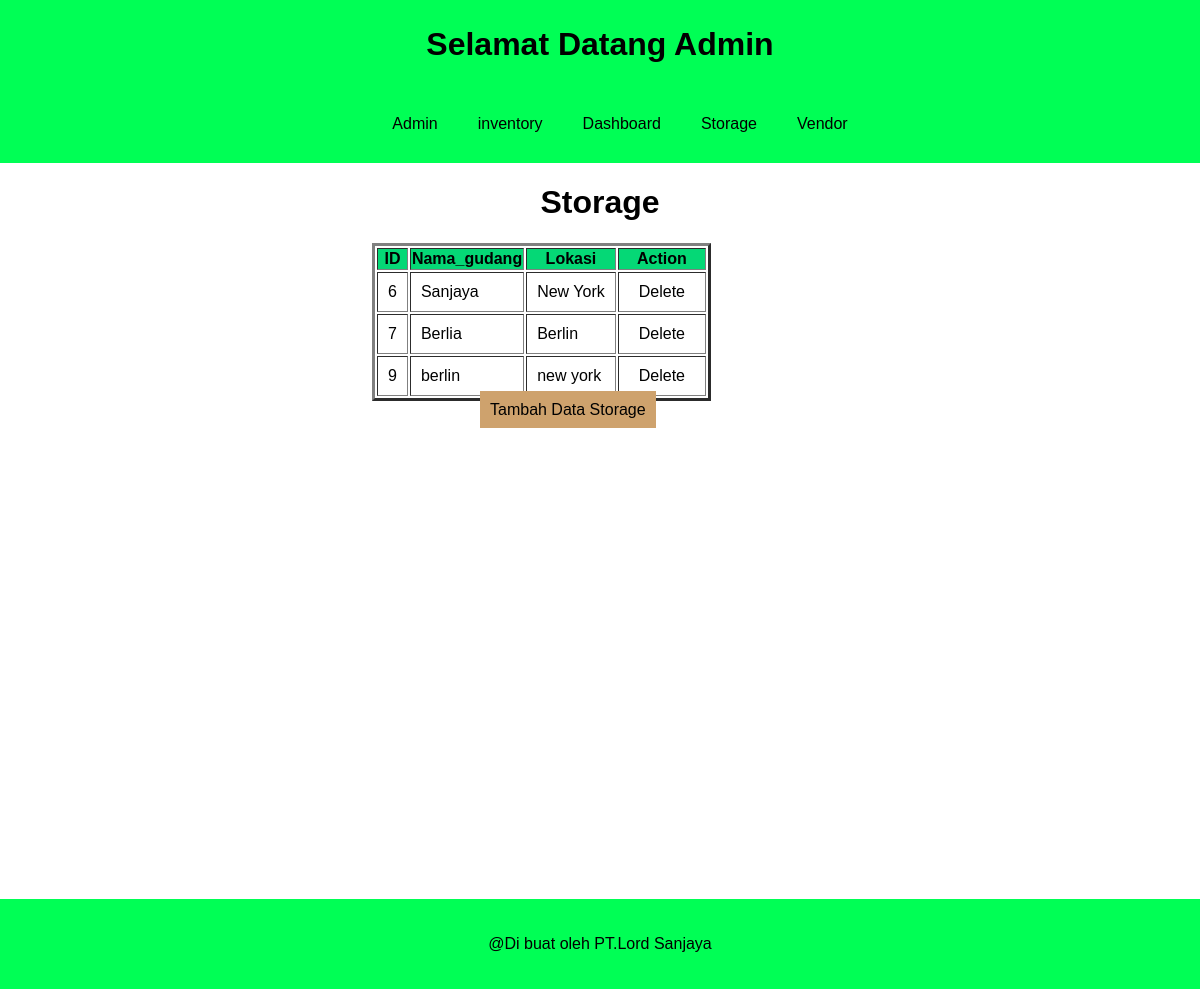
Page /storage.php on the committed database.
### tables this page shows
CREATE TABLE `storage` (
  `id_storage` int(11) NOT NULL,
  `Nama_gudang` varchar(200) NOT NULL,
  `Lokasi` varchar(200) NOT NULL
);

### storage.php (the view, shortened to what this page needs)
<?php
$servername = "localhost";
$username = "root";
$password = "";
$dbname = "stok";
$conn = new mysqli($servername, $username, $password, $dbname);
$sql = "SELECT id_storage, Nama_gudang, Lokasi FROM storage";
$result = $conn->query($sql);
include 'header.php';
?>
<!DOCTYPE html>
<html lang="en">
<head>
    <link rel="stylesheet" href="tabel.css">
</head>
<body>
<h1>Storage</h1>
<table border="3" class="gup">
    <tr>
        <th>ID</th>
        <th>Nama_gudang</th>
        <th>Lokasi</th>
        <th>Action</th>
    </tr>
    <?php
    if ($result->num_rows > 0) {
        while($row = $result->fetch_assoc()) {
            echo "<tr>";
            echo "<td>" . $row['id_storage'] . "</td>";
            echo "<td>" . $row['Nama_gudang'] . "</td>";
            echo "<td>" . $row['Lokasi'] . "</td>";
            echo "<td><a href='delete_storage.php?id_storage=" . $row['id_storage'] . "' onclick='return confirm(\"Apakah Anda yakin ingin menghapus data ini?\")'>Delete</a></td>";
            echo "</tr>";
        }
    } else {
        echo "<tr><td colspan='5'>Tidak ada data</td></tr>";
    }
    ?>
</table>
<a href="tambah_data_storage.php" class="tom">Tambah Data Storage</a>
</body>
</html>
<?php
include 'footer.php';
?>

### Header.css (style rules this page uses)
body { margin: 0; font-family: sans-serif; }
.menu,li,a { color: rgb(0, 0, 0); text-decoration: none; list-style: none; padding: 10px; }

### tabel.css (style rules this page uses)
h1 { text-align: center; }
.gup { margin-left: 31%; align-content: center; }
tr { background-color: rgb(5, 216, 118); border-radius: 0; box-sizing: content-box; padding: 10px; }
td { background-color: rgb(255, 255, 255); border-radius: 0; box-sizing: content-box; padding: 10px; }
.tom { background-color: rgb(206, 162, 109) ; font-family: sans-serif; margin-left: 36%; margin: 40%; }

### footer.css (style rules this page uses)
body { margin: 0; font-family: 'Lucida Sans', 'Lucida Sans Regular', 'Lucida Grande', 'Lucida Sans Unicode', Geneva, Verdana, sans-serif; }

### rows in the picture
storage: id_storage "6", Nama_gudang "Sanjaya", Lokasi "New York"
storage: id_storage "7", Nama_gudang "Berlia", Lokasi "Berlin"
storage: id_storage "9", Nama_gudang "berlin", Lokasi "new york"
